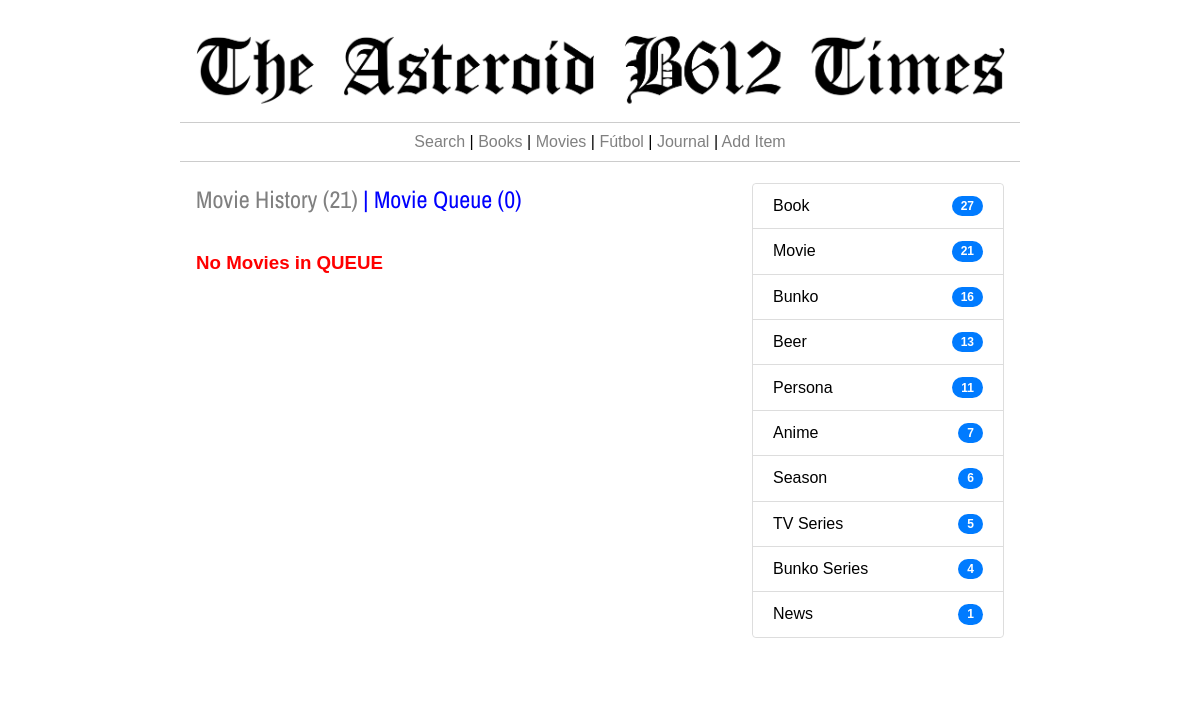
Page /movie-queue/ on the earlier database version.
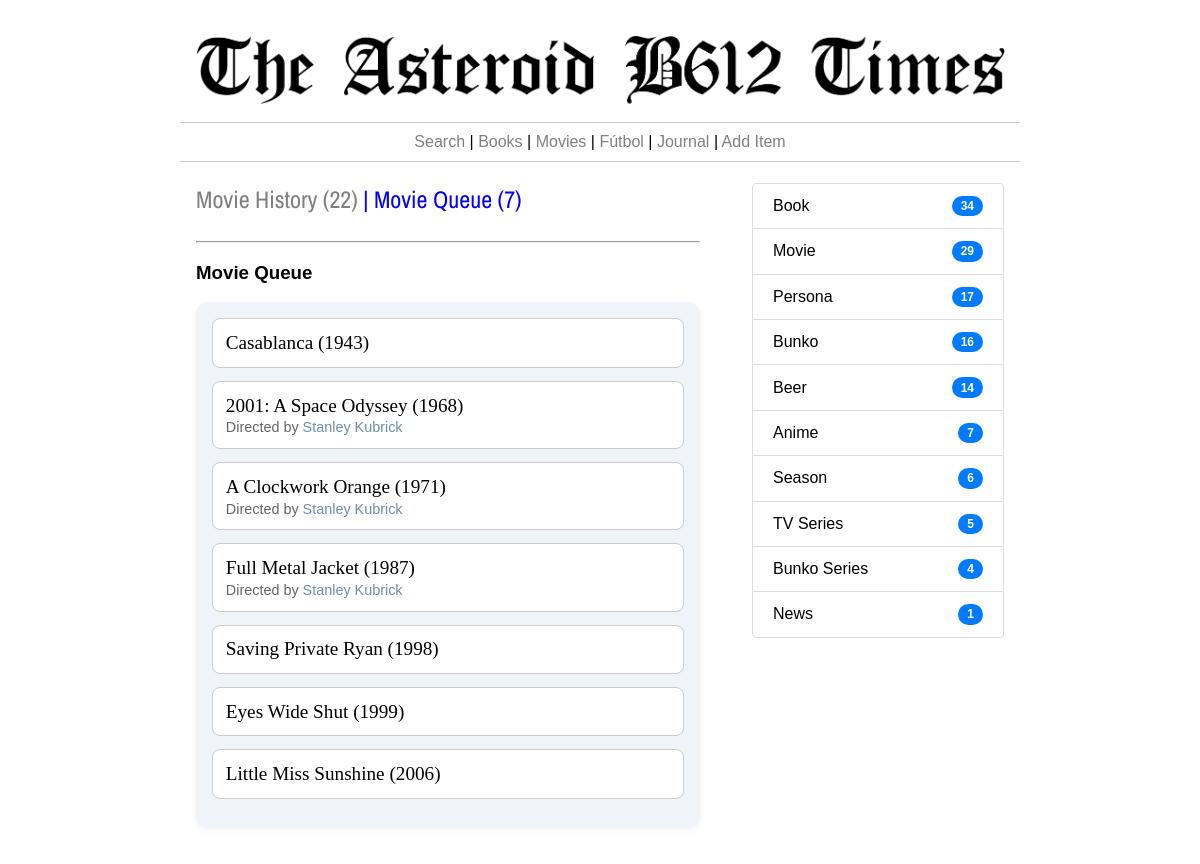
Same page on the later database version.
### thetimes/models.py (models this page shows, shortened)
class Category(models.Model):
    category = models.CharField(max_length=255)
    @property
    def nitems(self):
        n_w = Item.objects.filter(tipo = self).count()
        return n_w

class Item(models.Model):
    titulo = models.CharField(max_length=255)
    tipo = models.ForeignKey(Category, on_delete=models.CASCADE)
    contenido = models.TextField()
    fecha_creacion = models.DateTimeField()
    fecha_edicion = models.DateTimeField()
    consumido = models.BooleanField(default=False)
    @property
    def credit_links(self):
        if self.tipo.category.lower() in  ['book','movie']:
            ncreds = AttrItem.objects.filter(child=self, rel_name__in=['author','illustratror','pseudonym','director']).count()
            if ncreds > 0:
                creds = AttrItem.objects.filter(child=self, rel_name__in=['author','illustratror','pseudonym','director'])
                enlaces = ""
                for c in creds:
                    if c.rel_name not in  ['author','director']:
                        this_c = "(" + c.credito +")"
                    else:
                        this_c = ""
                    enlaces = enlaces + "<a href='/item/"+str(c.item.id)+"' style='text-decoration:none; color:#6F8FAF;'>"+c.item.titulo+this_c+"</a>,&nbsp;"
                clinks = enlaces = enlaces[:-7]
            else:
                clinks = None
        else:
            clinks = None
        return clinks
    @property
    def periodo(self):
        this_v = ''
        pubyear = 0
        if self.tipo.category.lower() in ['book','bunko']:
            npubyear = AttrInteger.objects.filter(item=self,att_name='pubyear').count()
            if npubyear > 0:
                pubyear = AttrInteger.objects.filter(item=self,att_name='pubyear').latest('id')
                this_v = f"({pubyear.att_value})"
        if self.tipo.category.lower() in ['movie','season','tv series','anime']:
            npubyear = AttrInteger.objects.filter(item=self,att_name='premiere').count()
            nfin = AttrInteger.objects.filter(item=self,att_name='finale').count()
            if npubyear > 0:
                pubyear = AttrInteger.objects.filter(item=self,att_name='premiere').latest('id')
            if nfin > 0:
                finale = AttrInteger.objects.filter(item=self,att_name='finale').latest('id')
            if nfin == 0 and npubyear > 0:
                this_v = f"({pubyear.att_value})"
            elif nfin > 0 and npubyear > 0 and finale == pubyear:
                this_v = f"({pubyear.att_value})"
            elif nfin > 0 and npubyear > 0 and finale != pubyear:
                this_v = f"({pubyear.att_value} - {finale.att_value})"
        return this_v

class AttrInteger(models.Model):
    item = models.ForeignKey(Item,on_delete=models.CASCADE)
    att_name = models.CharField(max_length=255)
    att_value = models.IntegerField()

class AttrItem(models.Model):
    item = models.ForeignKey(Item,on_delete=models.CASCADE,related_name="parent_item")
    child = models.ForeignKey(Item,on_delete=models.CASCADE,related_name="child_item")
    rel_name = models.CharField(max_length=255)

### thetimes/views.py (the view)
# urls.py: path('movie-queue/', views.movieQueue, name='movieQueue'),
def movieQueue(request):
	books = sorted(Item.objects.filter(tipo__category='Movie',consumo__item__isnull=True), key=lambda t: t.periodo, reverse=False)
	qbooks = len(books)
	rbooks =  Consumo.objects.filter(item__tipo__category='Movie',fec_fin__isnull=False).count()
	cats = sorted(Category.objects.exclude(id=14),key=lambda t: t.nitems, reverse=True)
	in_progress = Consumo.objects.filter(item__tipo__category='Movie', fec_fin__isnull=True)
	qbooks = qbooks + len(in_progress)
	return render(request,'watch-queue.html',{'now_reading':in_progress,'books':books,'rbooks':rbooks,'qbooks':qbooks,'cats':cats})

### thetimes/templates/watch-queue.html (shortened to what this page needs)
{% extends 'base_times.html' %}
{% load static %}
{% block izquierda %}
  <h2 style="color:blue;"><a href="{% url 'movieHistory' %}" style="text-decoration:none; color:grey; ">Movie History ({{rbooks}})</a> | Movie Queue ({{qbooks}})</h2>
  <br>
  {% if books %}
<hr>
  <h3>Movie Queue</h3>
  <ul class="styled-list">
  {% for b in books %}
    <li>
      <span class="main-item"><a href="{% url 'item' b.id %}" style="text-decoration:none; color:black;">{{b.titulo}} {{b.periodo}}</a></span>
      {% if b.credit_links %}<small class="sub-item">Directed by {{b.credit_links|safe}}</small>{% endif %}
    </li>
  {% endfor %}
  </ul>
  {% else %}
  <h3 style="color:red;">No Movies in QUEUE</h3>
  {% endif %}
{% endblock %}
{% block derecha %}
<ul class="list-group">
    {% for c in cats %}
      {% if c.nitems > 0 %}
        <li class="list-group-item"><a href="{% url 'categoria' c.id %}" style="text-decoration:none; color:black;">{{c.category|capfirst}}</a> <span class="badge badge-pill">{{c.nitems}}</span></li>
      {% endif %}
    {% endfor %}
</ul>
{% endblock %}

Differences in the rows shown:
added Item: titulo "Casablanca", periodo "(1943)"
added Item: titulo "2001: A Space Odyssey", periodo "(1968)", credit_links "Stanley Kubrick"
added Item: titulo "A Clockwork Orange", periodo "(1971)", credit_links "Stanley Kubrick"
added Item: titulo "Full Metal Jacket", periodo "(1987)", credit_links "Stanley Kubrick"
added Item: titulo "Saving Private Ryan", periodo "(1998)"
added Item: titulo "Eyes Wide Shut", periodo "(1999)"
added Item: titulo "Little Miss Sunshine", periodo "(2006)"
computed for Category "Book": nitems "27" → "34"
computed for Category "Movie": nitems "21" → "29"
shown differently, row unchanged: Category "Persona": nitems "11" → "17"; moves up the list
computed for Category "Beer": nitems "13" → "14"
Other differences:
{{ rbooks }}: "21" → "22"
{{ qbooks }}: "0" → "7"
text no longer shown: "No Movies in QUEUE"
text now shown: "Movie Queue"
